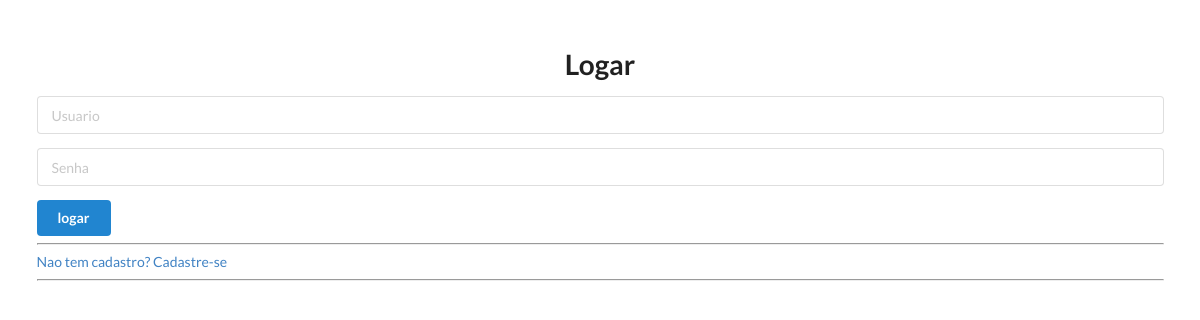
The app's page /, older data.
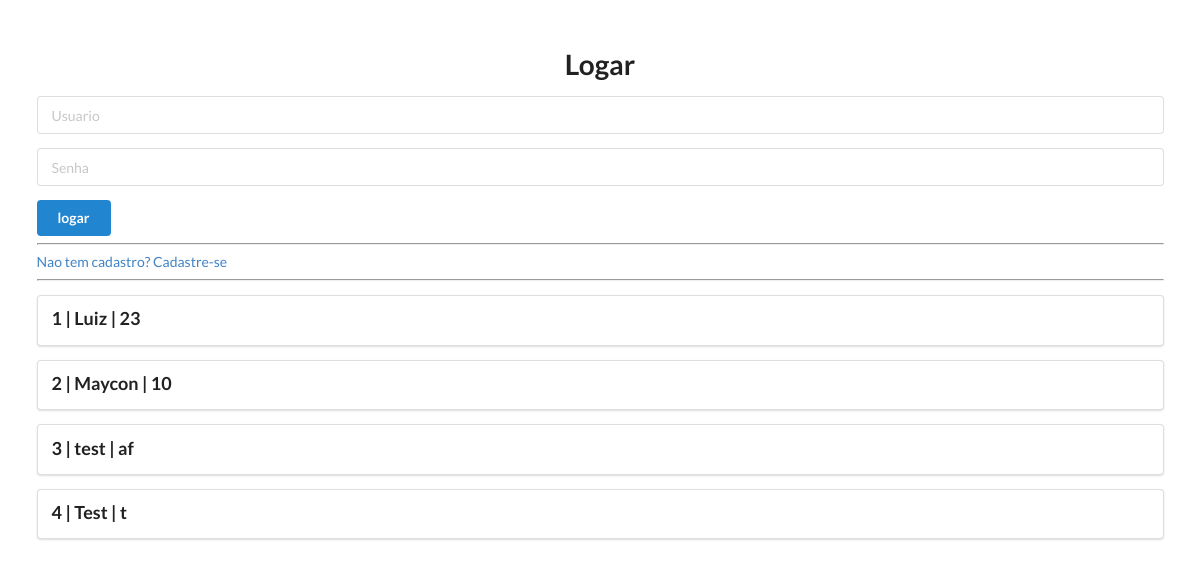
The same page, newer data.
### models.py (models this page shows)
class User(Base):
    __tablename__ = "Users"
    id = Column(Integer, primary_key=True, index=True)
    user = Column(String, unique=True)
    password = Column(String)
    role = Column(String)

### app.py (the view)
@app.get("/")
def home(request: Request, db: Session = Depends(get_db)):
    users = db.query(models.User).all()
    return templates.TemplateResponse("base.html", {"request": request, "user_list": users})

### templates/base.html (shortened to what this page needs)
<!DOCTYPE html>
<html lang="en">
<head>
    <link rel="stylesheet" href="https://cdn.jsdelivr.net/npm/semantic-ui@2.4.2/dist/semantic.min.css">
</head>
<body>
    <div style="margin-top: 50px;" class="ui container">
        <h1 class="ui center aligned header">Logar</h1>
        <form class="ui form" action="/login" method="post">
            <div class="field">
                <input type="text" name="user" placeholder="Usuario"><br>
            </div>
            <div class="field">
                <input type="password" name="password" placeholder="Senha"><br>
            </div>
            <button class="ui blue button" type="submit">logar</button>
        </form>
        <hr>
        <a href="/cadastro/novousuario">Nao tem cadastro? Cadastre-se</a>
        <hr>
        {% for user in user_list %}
        <div class="ui segment">
            <p class="ui big header">{{ user.id }} | {{ user.user }} | {{ user.password }}</p>
        </div>
        {% endfor %}
    </div>
</body>
</html>

Row changes from the older to the newer data that the page shows:
added User: id "1", user "Luiz", password "23"
added User: id "2", user "Maycon", password "10"
added User: id "3", user "test", password "af"
added User: id "4", user "Test", password "t"
